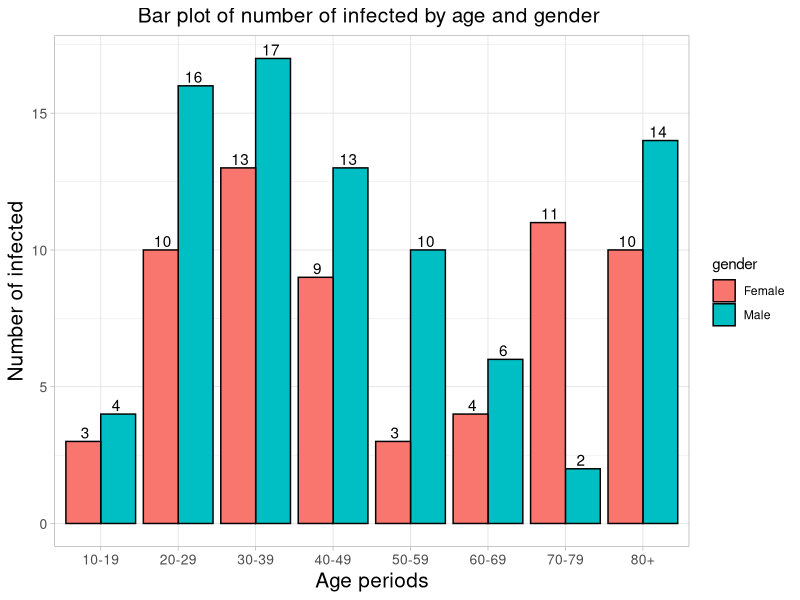

Write R code to recreate this figure.
## ---- chunk 1
knitr::opts_chunk$set(echo = F)
## ---- chunk 2
library(tidyverse)
library(knitr)
## ---- chunk 3
age.periods <- c("10-19","20-29","30-39","40-49","50-59","60-69","70-79","80+")
male.infected <- c(4,16,17,13,10,6,2,14)
female.infected <- c(3,10,13,9,3,4,11,10)
n.infected <- c(male.infected,female.infected)
male.deaths <- c(1,2,4,8,8,3,1,9)
female.deaths <- c(1,4,11,4,2,1,9,8)
n.deaths <- c(male.deaths,female.deaths)
gender <- c(rep("Male",8),rep("Female",8))
data <- data.frame(age.periods,gender,n.infected,n.deaths)
#data
## ---- chunk 4
data %>% 
  ggplot(aes(x=age.periods,y=n.infected,fill=gender,label=n.infected))+
  geom_col(position="dodge",col="black")+
  theme_light()+
  labs(title = "Bar plot of number of infected by age and gender ",
       y="Number of infected",
       x="Age periods")+
  theme(axis.title = element_text(size=15),
        axis.text = element_text(size=10),
        plot.title = element_text(hjust = .5, size = 15))+
  geom_text(position = position_dodge(width=.8),vjust=-.25)
## ---- chunk 5
infected.dat <- c(4,16,17,13,10,6,2,14,3,10,13,9,3,4,11,10)
infected_matrix <- matrix(infected.dat,nrow=2,byrow = T)
# row and column names
colnames(infected_matrix) <- age.periods
rownames(infected_matrix) <- c("Male","Female")
#convert to table for analysis
infected_table <- as.table(infected_matrix)
#infected_table
kable(infected_table, caption = "The Overall Number of COVID-19 Infected By Gender and Age Groups in Cameroon")
## ---- chunk 6
# obtain expected values 
the_test <- chisq.test(infected_table,correct=F)
eij <- the_test$expected
kable(eij,caption="Table of Expected Counts")
## ---- chunk 7
#Cleaned up dataframe for permutation test (wide to long format, shows each number of male of the age period infected)
library(dplyr)
library(tidyr)
new_data<-data%>%
  pivot_longer(cols = c(n.infected), names_to = 'Infected') %>%
  uncount(value)  %>%
  as_tibble

bysdata<-as.data.frame(new_data) #cleaned up data
bysdata$n.deaths <- NULL
bysdata$Infected <- NULL
#bysdata
## ---- chunk 8
chi.sq.obs = as.numeric(the_test$statistic)
#chi.sq.obs 
R = 4000
r.perms = sapply(1:R,function(i){
  perm.data = bysdata
  perm.data$gender = sample(perm.data$gender,nrow(perm.data),replace = FALSE)
  chi.sq.i = chisq.test(table(perm.data),correct = FALSE)$stat
  return(chi.sq.i)
})
perm.pval = mean(r.perms >= chi.sq.obs)
#perm.pval

